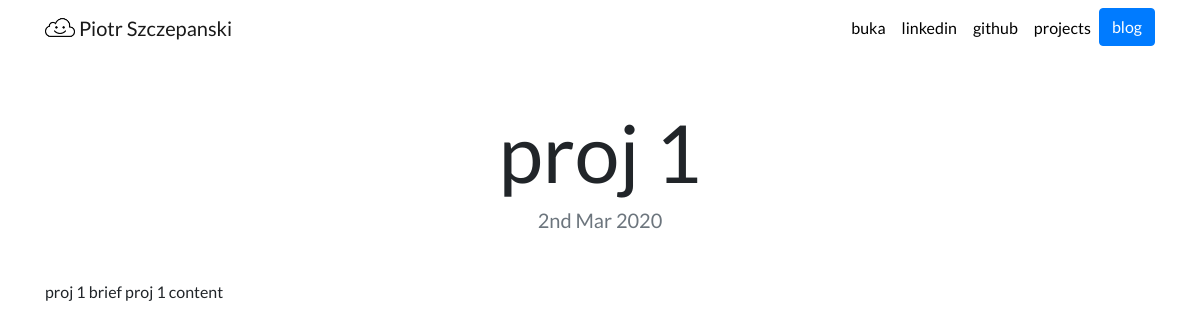
/projects/proj-1, run on the app's committed database.
### app_projects/models.py (models this page shows, shortened)
class Project(models.Model):
    title = models.CharField(max_length=200)
    date = models.DateField()
    brief = models.TextField()
    content = models.TextField()
    slug = models.SlugField(null=False, unique=True, primary_key=True)
    image = models.ImageField(upload_to='app_projects/images/')

### app_projects/views.py (the view)
# urls.py: path('<slug:slug>', views.detail, name='detail'),
def detail(request, slug):
    project = get_object_or_404(Project, pk=slug)
    return render(request, 'app_proj_project/detail.html',{'project':project})

### app_projects/templates/app_proj_project/detail.html
{% extends "app_proj_root/base.html" %}
{% load static %}
{% block content %}
<h1 class="text-center mt-5" id="post-detail-title">{{ project.title }}</h1>
<h5 class="text-center text-muted mb-5">{{ project.date|date:'jS M Y' }}</h5>
{{ project.brief|safe }}
{{ project.content|safe }}
{% endblock %}

### app_projects/static/app_proj_static_media/custom.css (style rules this page uses)
body { font-family: 'Lato', sans-serif; }
@media (min-width: 992px) { #post-detail-title { font-size: 5rem; } }

### data on the page
Project: title "proj 1", date "2nd Mar 2020", brief "proj 1 brief", content "proj 1 content"
